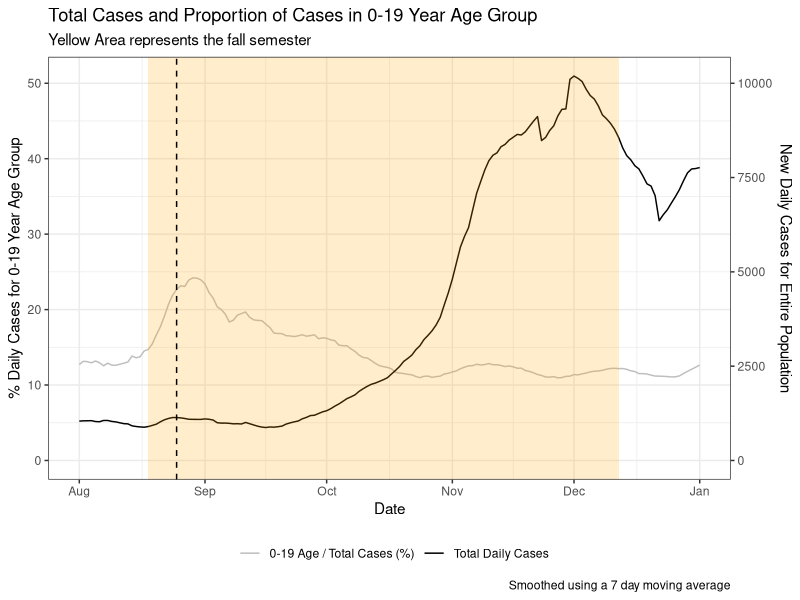
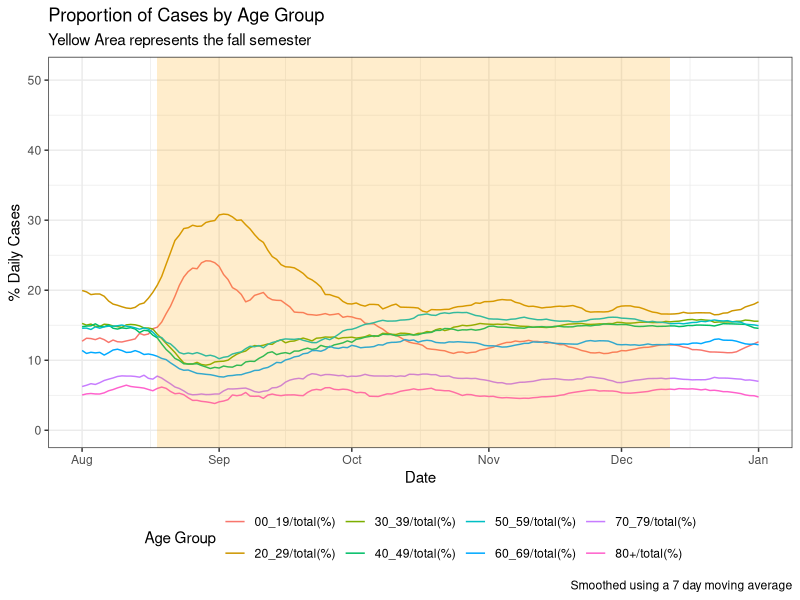

Source code (R) for these figures, in order:
## ---- chunk 1
knitr::opts_chunk$set(echo = TRUE)
## ---- chunk 2
library(readxl)
cases_by_age <- read_excel("OhiobyAge.xlsx")
## ---- chunk 3
library(tidyverse)
library(lubridate)


rolling_age_cases <- cases_by_age %>%
  mutate(youth_prop_roll = zoo::rollmean(`00_19/total(%)`, k = 7, fill = NA),
         all_roll = zoo::rollmean(`00_80+`, k = 7, fill = NA))

colors <- c("Total Daily Cases" = "black",
            "0-19 Age / Total Cases (%)" = "gray")

coeff <- 200

ggplot(rolling_age_cases, aes(x=Date)) + 
  geom_line( aes(y=youth_prop_roll,
                 color = "0-19 Age / Total Cases (%)"), 
             na.rm = T)+
  geom_line( aes(y=all_roll/coeff,
                 color = "Total Daily Cases"), 
             na.rm = T) +
  scale_y_continuous(
    # Features of the first axis
    name = "% Daily Cases for 0-19 Year Age Group",
    # Add a second axis and specify its features
    sec.axis = sec_axis(~.*coeff, name="New Daily Cases for Entire Population")
  ) +
  geom_rect(data=rolling_age_cases[1,],
            aes(xmin=as.POSIXct ("2020/08/18"), xmax=as.POSIXct ("2020/12/12"),
                ymin=-Inf,ymax=Inf),
            color = NA,alpha=0.2, show.legend = F, fill = "orange") + 
  geom_vline(xintercept = as.POSIXct ("2020/08/18") + days(7),lty = 2)+ 
  xlim(c(as.POSIXct ("2020/08/01"),as.POSIXct ("2021/01/01"))) + 
  labs(title = "Total Cases and Proportion of Cases in 0-19 Year Age Group",
       subtitle = "Yellow Area represents the fall semester",
       caption = "Smoothed using a 7 day moving average",
       color = "")+
  scale_color_manual(values = colors)+ 
  theme_bw() + 
  theme(legend.position='bottom')

#ggsave("state_level_age.jpg",width = 7, height = 5)
## ---- chunk 4
cases_by_age_long <- cases_by_age %>%
  gather(age_group, percent_cases, 
         `00_19/total(%)`:`80+/total(%)`,
         factor_key=TRUE) %>%
  group_by(age_group) %>%
  mutate(roll_percent_cases= zoo::rollmean(percent_cases, k = 7, fill = NA))

ggplot(cases_by_age_long,aes(x = Date, y = roll_percent_cases, color = age_group)) + 
  geom_line(na.rm = T) +
  geom_rect(data=cases_by_age_long[1,],
            aes(xmin=as.POSIXct ("2020/08/18"), xmax=as.POSIXct ("2020/12/12"),
                ymin=-Inf,ymax=Inf),
            color = NA,alpha=0.2, show.legend = F, fill = "orange")  + 
  xlim(c(as.POSIXct ("2020/08/01"),as.POSIXct ("2021/01/01"))) + 
  theme_bw() + 
  labs(title = "Proportion of Cases by Age Group",
       subtitle = "Yellow Area represents the fall semester",
       y = "% Daily Cases",
       caption = "Smoothed using a 7 day moving average",
       color = "Age Group")+ 
  theme(legend.position='bottom')
#ggsave("prop_age.jpg", width = 7,height = 5)
